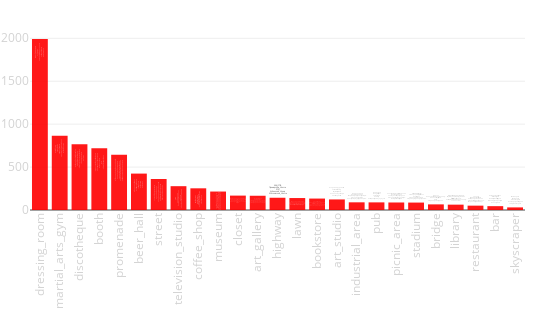

This figure's notebook cell:
### Code cell
tags_rate([x[0].split("/")[0] for x in scenes_result][N_SKIP:],
                        [x[1] for x in scenes_result][N_SKIP:])

### Figure 1 — Plotly figure (JSON) as saved in the notebook; plotly's stock layout.template omitted (floating-point values rounded to 4 significant figures)
{"data": [{"hoverinfo": "y+text", "marker": {"color": "red"}, "opacity": 0.9, "text": ["Popcorn_Studio <br>Фотостудия_Мел <br>Клиника_им_Н_И_Пирогова <br>Studio_212 <br>BEDFORD_STUDIO", "Stone_Fight_Gym <br>Спортивный_клуб_Олимп <br>Backstage_CrossFit <br>Fight_Fabrika <br>ART_of_Fitness", "Club_154 <br>Лаборатория_31 <br>РетроДискотека_ру_Клуб_Па... <br>Santa_Barbara_Night_Club <br>Хаусбар_Озерки_Санкт_Пете...", "Saint_Petersburg_State_Un... <br>Лэти <br>Петроконгресс <br>Континент_Бухарестская_30 <br>Конгресс_Холл_Васильевски...", "Набережная_Лейтенанта_Шми... <br>Свердловская_Набережная <br>Санкт_Петербург_Английска... <br>Английская_набережная <br>Дворцовая_Набережная_Д_18", "Tower_Pub <br>Dickens_pub <br>Douglas_Bar <br>Radio_Ireland_Irish_Pub <br>Cafe_Manneken_Pis", "Средний_Проспект_В_О <br>Марафон_Ergo_White_Nights <br>Малая_Конюшенная_Улица <br>Улица_Кирочная <br>Вознесенский_Проспект", "Открытая_киностудия_Лендо... <br>Лендок <br>Телецентр_Чапыгина_6 <br>Чаплин_Холл <br>RWS", "Радости_Кофе <br>ANY_Pasta_сеть_ресторанов... <br>Характер_Кофе <br>Seize_the_Impress <br>Starbucks_Russia", "музей_современного_искусс... <br>Набережная_Реки_Смоленки <br>Музей_истории_религии_Mus... <br>Imperial_Academy_of_Arts <br>Музей_Эрарта_Erarta_Museu...", "Метро_Адмиралтейская <br>Unique_Fabric_Каменноостр... <br>Заневский_каскад <br>Unique_Fabric_Гороховая_у... <br>8_store", "Музей_МИСП <br>Erarta_Design <br>музей_современного_искусс... <br>Санкт_Петербургский_Союз... <br>Музей_современного_искусс...", "КАД_СПБ <br>Приморское_Шоссе <br>ЗСД <br>Кубинская_Улица <br>Московское_Шоссе", "Михайловский_сад <br>Академика_Сахарова_парк <br>Alexander_Garden_Saint_Pe... <br>Сенатская_Площадь <br>Полюстровский_Парк", "Playloft_GaGa <br>Всероссийский_музей_А_С_П... <br>Institut_fran_ais_de_Sain... <br>Академия_Художеств <br>Музей_квартира_Пушкина", "Академия_Художеств <br>Sashatattooing <br>Музей_МИСП <br>Pakhanoff_Tattoo_Art <br>Chesme_Church", "Биржевой_мост <br>Крейсер_Аврора <br>Морской_Порт_Санкт_Петерб... <br>Alexander_Column <br>Санкт_Петербург_Приморски...", "Биржа_Бар <br>Douglas_Bar <br>Tower_Pub <br>Puberty <br>Ресторан_Маймун_24_часа", "Санкт_Петербург_Измайловс... <br>Елагин_дворец <br>Youth_Theatre_on_the_Font... <br>Alexander_Garden_Saint_Pe... <br>New_Holland_Island", "Estadio_Krestovski <br>Stade_de_Saint_P_tersbour... <br>Zenit_Arena <br>Стадион_Петровский <br>Стадион_Стадион_Петровски...", "Причал <br>Новокрестовская_Станция_м... <br>Kanonersky_Island <br>ЗСД <br>Стадион_Зенит_Арена", "Всероссийский_музей_А_С_П... <br>Музей_квартира_Пушкина <br>Institut_fran_ais_de_Sain... <br>Российская_национальная_б... <br>Главпочтамт", "The_Safe <br>WAVE_burgers_more <br>Ресторан_Северянин <br>ANY_Pasta_сеть_ресторанов... <br>Марчелиs_Невский_21", "На_Вина_Бар_Шоп <br>Dickens_pub <br>Radio_Ireland_Irish_Pub <br>Breaking_Bad_beer_cafe <br>Kлеver_CAFE", "Москва_Сити <br>Москва_City <br>Атлантик_Сити <br>Площадь_Конституции <br>ТРК_Атлантик_Сити"], "type": "bar", "uid": "281e4eb8-2b0b-11e9-b155-3c15c2cf2370", "x": ["dressing_room", "martial_arts_gym", "discotheque", "booth", "promenade", "beer_hall", "street", "television_studio", "coffee_shop", "museum", "closet", "art_gallery", "highway", "lawn", "bookstore", "art_studio", "industrial_area", "pub", "picnic_area", "stadium", "bridge", "library", "restaurant", "bar", "skyscraper"], "xaxis": "x", "y": [1992.0, 864.3, 765.9, 719.3, 642.4, 424.0, 361.0, 277.4, 252.7, 215.0, 167.7, 166.0, 142.6, 139.3, 133.3, 123.0, 89.4, 88.9, 87.63, 86.51, 65.45, 62.34, 50.63, 44.87, 30.26], "yaxis": "y"}], "layout": {"height": 330, "margin": {"b": 120, "l": 30, "r": 25, "t": 30}, "showlegend": false, "width": 550, "xaxis": {"anchor": "y", "domain": [0, 1], "tickangle": -90, "tickfont": {"color": "lightgrey", "size": 11.5}}, "xaxis2": {"tickangle": -90, "tickfont": {"color": "lightgrey", "size": 11.5}}, "yaxis": {"anchor": "x", "domain": [0, 1], "tickfont": {"color": "lightgrey", "size": 11.5}}, "yaxis2": {"tickfont": {"color": "lightgrey", "size": 11.5}}}}
